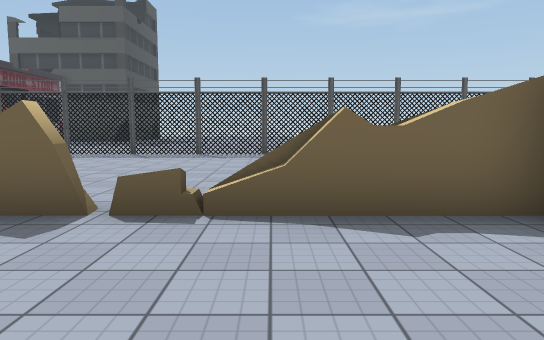
View 1 (above)

24 first-person views from a walk through a 3-D level made in the Unity game engine. The camera is 1.5 m above the floor, tilts 6° down and sees 70° across. The floor is counted in squares, 2 m on a side. Each view is taken from the middle of a square. On the plan, view 1 faces up. The plan holds only what a view shows up to about 12 squares ahead; the rest is blank. The place goes on beyond the plan. Some animated figures are left out. Some surface patterns are stand-ins.

View 2
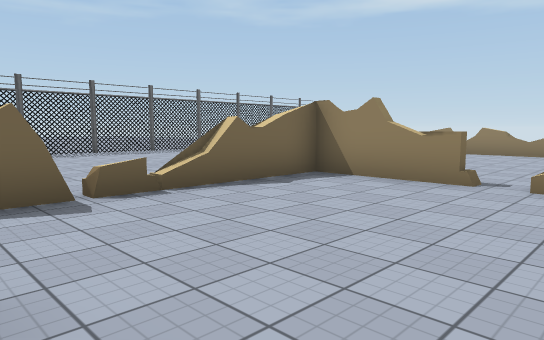

View 3
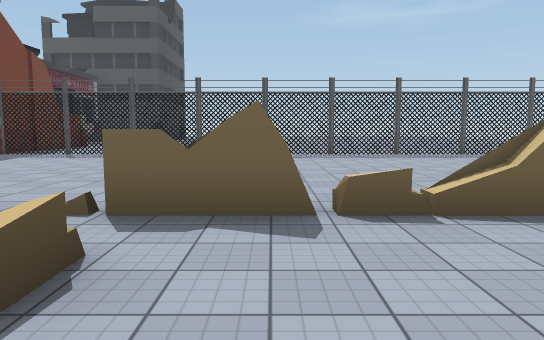

View 4
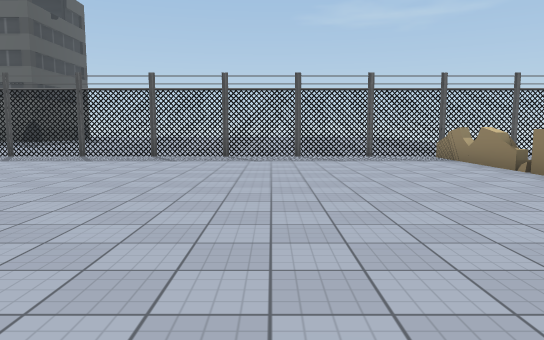

View 5
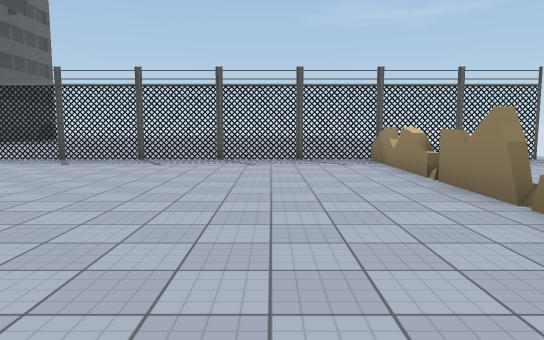

View 6
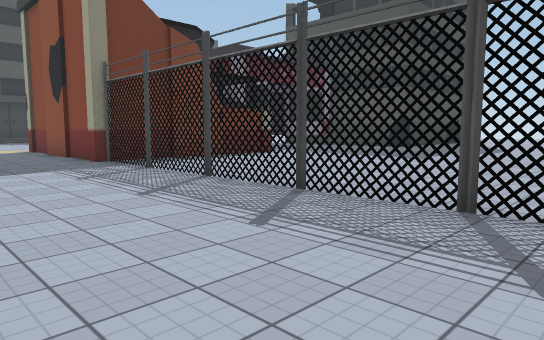

View 7
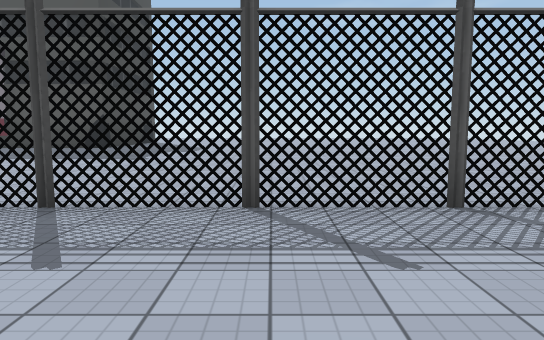

View 8
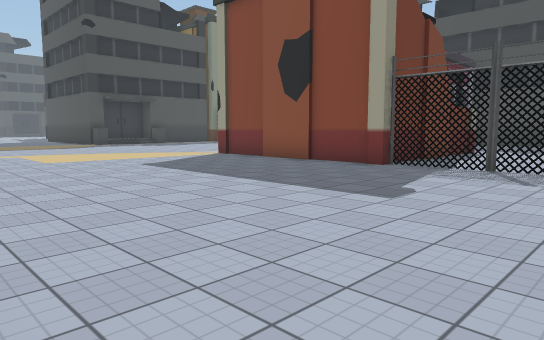

View 9
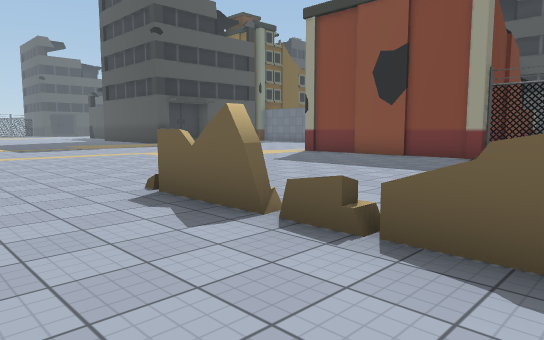

View 10
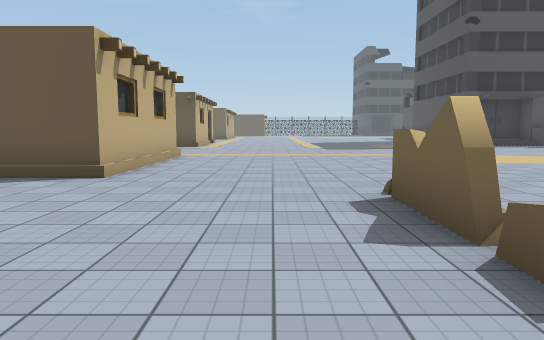

View 11
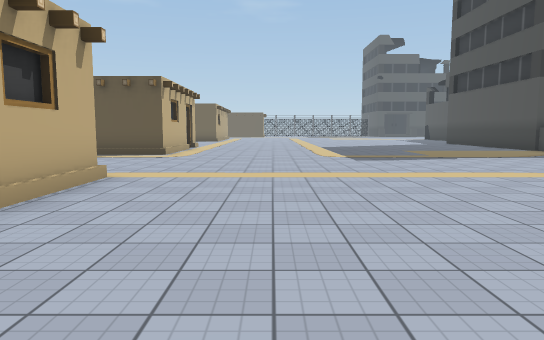

View 12
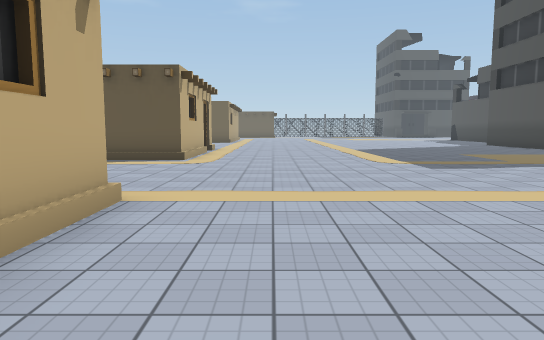

View 13
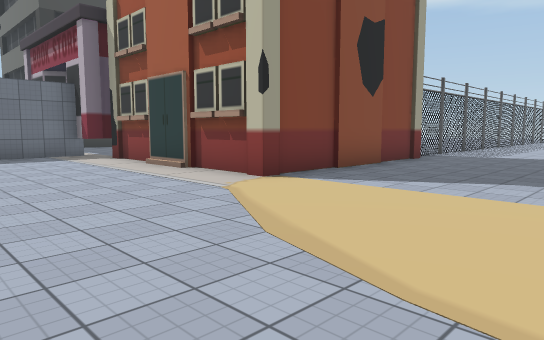

View 14
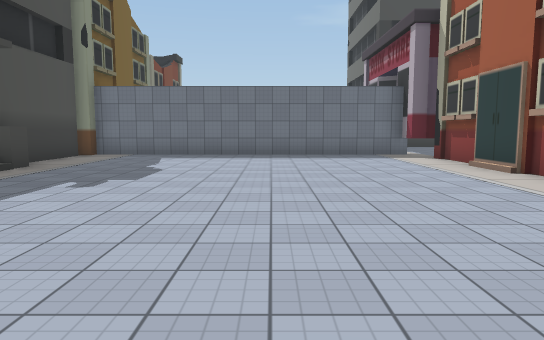

View 15
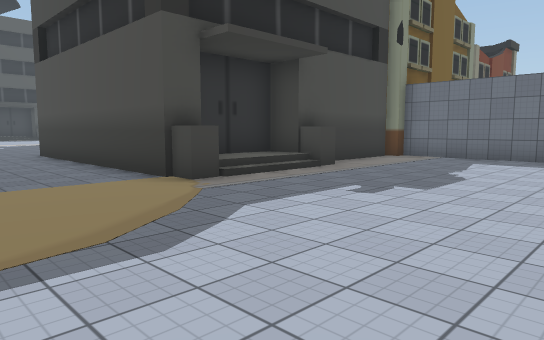

View 16
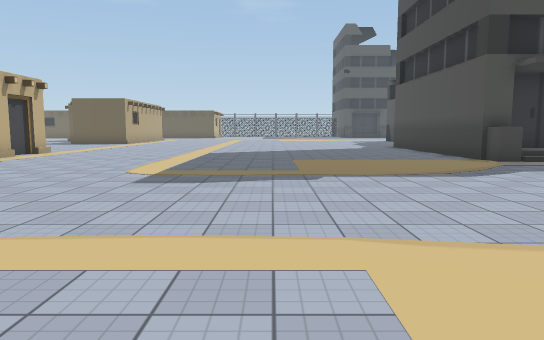

View 17
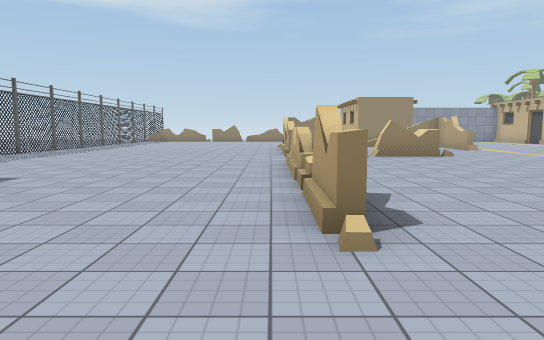

View 18
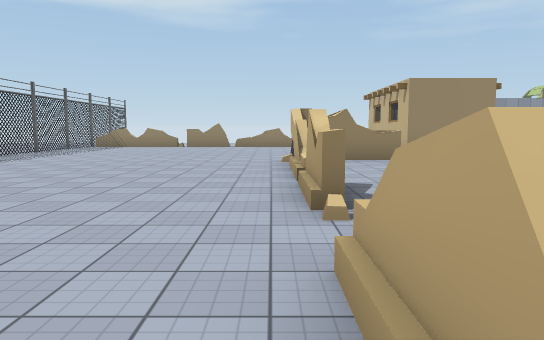

View 19
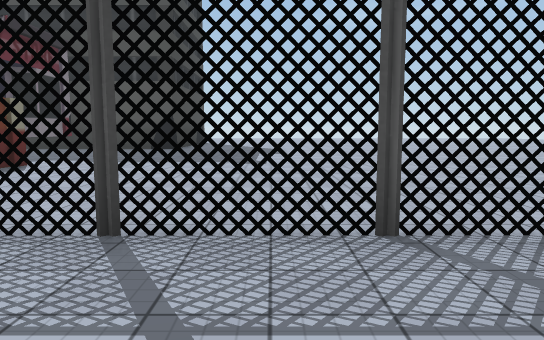

View 20
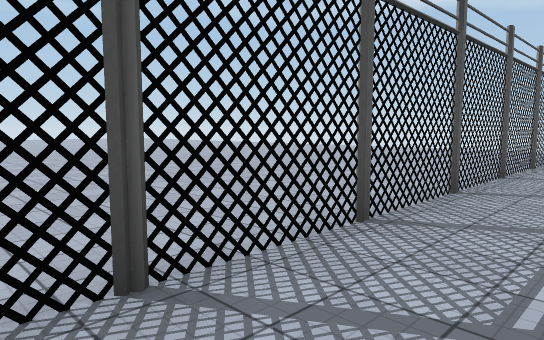

View 21
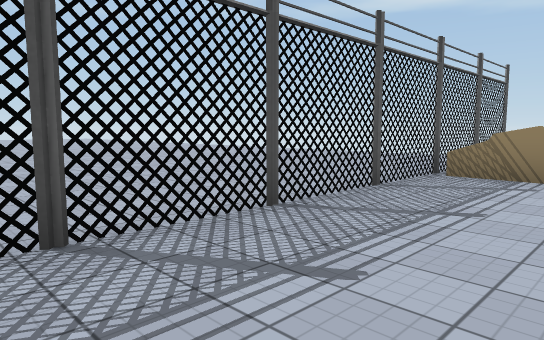

View 22
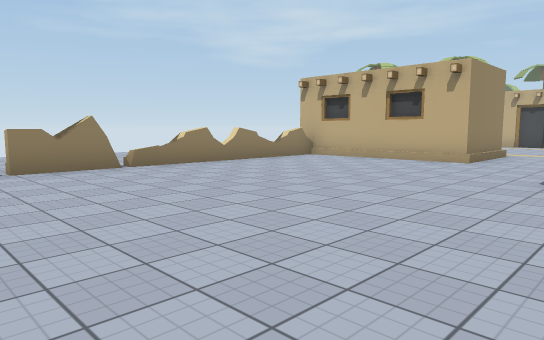

View 23
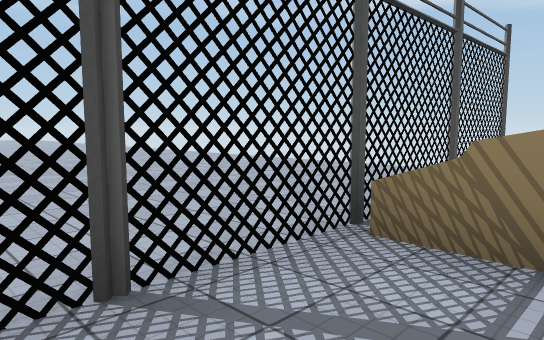

View 24
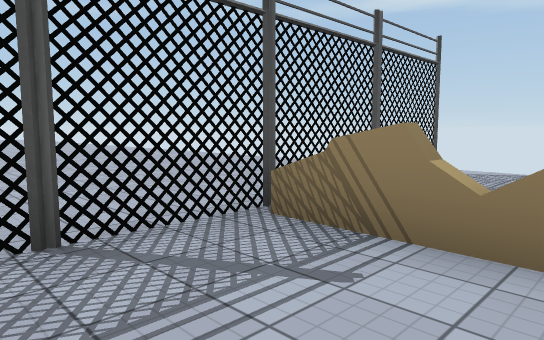

### Floor plan
Key: @ floor where view 1 was taken; # wall or solid block; x gap in a wall; . main floor; : floor 0.5 m higher than the main floor; / step, stairs or slope; = window, fence, low wall or low ledge; ^ raised ledge; F fence; H hut.
Columns run from 28 left of view 1 to 14 right of it. Each row starts with its distance up from view 1.
 22                              ...      ..
 21                     .. ...  .... ... ....
 20                  ..........................
 19   ###########    ..........................
 18   #.........##   ..........................
 17   #..........#   #.........................
 16   #..........#   #.........................
 15   #.........##   ##........................
 14  ###........##   ##........................
 13  #:/.........#   #.........................
 12  #:/.........#####=FFFFFFFFFFFFFFFFFFFFFFF.
 11 ####..................................=  ..
 10 ......................................#  ..
  9 ......................................#
  8 ......................................x.
  7 ......................................#.
  6 ......................................#
  5 .....................................=.
  4 ............................=........ #
  3 .................##x=##=.#xx####......#
  2 ...............................#......=
  1 .........................x.....#......=
  0 .........................^..@....##H#H#
 -1 ..........####H#..   ........   .#

Where each view was taken, in squares from view 1:
view 1: 0 up, 0 right, facing up
view 2: 1 down, 3 left, facing up-right
view 3: 0 up, 2 left, facing up
view 4: 1 up, 5 right, facing up
view 5: 2 up, 7 right, facing up
view 6: 8 up, 1 left, facing up-left
view 7: 8 up, 2 left, facing up
view 8: 4 up, 6 left, facing up-left
view 9: 1 up, 7 left, facing up-left
view 10: 2 up, 7 left, facing left
view 11: 2 up, 12 left, facing left
view 12: 1 up, 14 left, facing left
view 13: 7 up, 20 left, facing up-right
view 14: 7 up, 20 left, facing up
view 15: 8 up, 20 left, facing up-left
view 16: 6 up, 16 left, facing left
view 17: 4 up, 14 left, facing right
view 18: 4 up, 7 left, facing right
view 19: 9 up, 5 left, facing up
view 20: 10 up, 1 left, facing up-right
view 21: 9 up, 3 right, facing up-right
view 22: 9 up, 2 right, facing down-right
view 23: 10 up, 7 right, facing up-right
view 24: 9 up, 7 right, facing up-right
